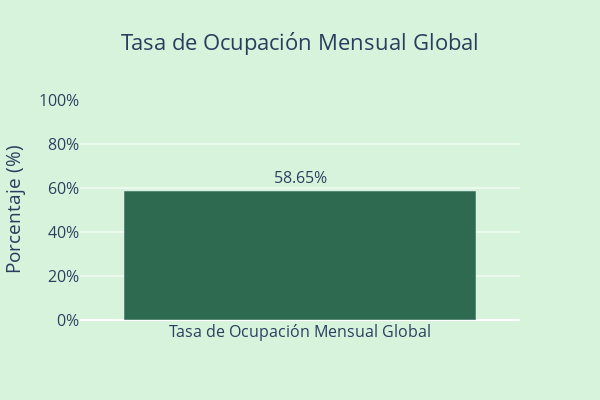

The cell this chart's notebook holds for it:
### Code cell
import plotly.graph_objects as go

# Cálculo de la tasa de ocupación mensual global
total_disponibilidad = df['availability_30'].sum()
total_filas = len(df)
dias_totales = 30 * total_filas

tasa_ocupacion = (dias_totales - total_disponibilidad) / dias_totales * 100  # en %

# Crear figura con Plotly
fig = go.Figure(go.Bar(
    x=['Tasa de Ocupación Mensual Global'],  # texto alargado para buena visibilidad
    y=[tasa_ocupacion],
    marker_color='#2D6A4F',  # verde oscuro
    text=[f"{tasa_ocupacion:.2f}%"],
    textposition='outside'
))

# Layout
fig.update_layout(
    title='Tasa de Ocupación Mensual Global',
    title_x=0.5,
    plot_bgcolor='#D8F3DC',
    paper_bgcolor='#D8F3DC',
    yaxis=dict(
        title='Porcentaje (%)',
        range=[0, 100],
        ticksuffix='%'
    ),
    xaxis=dict(title=''),
    font=dict(size=16),
    height=400,
    width=600,
)

fig.show()

### Figure 1 — Plotly figure (JSON) as saved in the notebook; plotly's stock layout.template omitted (floating-point values rounded to 4 significant figures)
{"data": [{"marker": {"color": "#2D6A4F"}, "text": ["58.65%"], "textposition": "outside", "type": "bar", "x": ["Tasa de Ocupación Mensual Global"], "y": [58.65]}], "layout": {"font": {"size": 16}, "height": 400, "paper_bgcolor": "#D8F3DC", "plot_bgcolor": "#D8F3DC", "title": {"text": "Tasa de Ocupación Mensual Global", "x": 0.5}, "width": 600, "xaxis": {"autorange": true, "range": [-0.5, 0.5], "title": {"text": ""}, "type": "category"}, "yaxis": {"range": [0, 100], "ticksuffix": "%", "title": {"text": "Porcentaje (%)"}, "type": "linear"}}}
